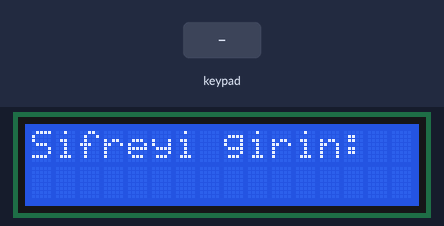
Recording of a sketch running on a simulated Arduino Uno, built with avr-gcc and run on an emulated ATmega328P. Shown: 16×2 character LCD. The inputs (shaded band) are chosen by the test bench. What the sketch prints to the serial monitor is not drawn.

Above: at 1.2 s.
1.3 s: keypad keys 1 2 3 4 * pressed 0.4 s apart
At 3.8 s:
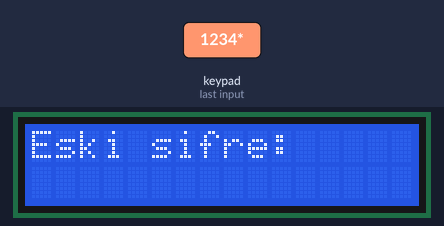
4.8 s: key 'A' pressed
At 5.1 s:
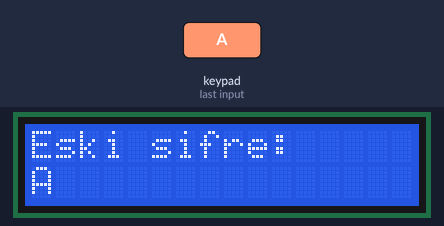
6.3 s: key 'B' pressed
At 7.4 s:
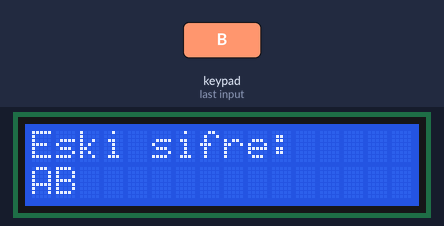
7.8 s: keypad keys 1 2 3 4 # pressed 0.4 s apart
At 10.4 s:
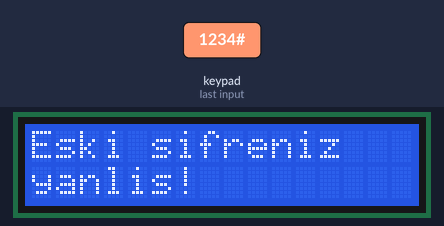
12.8 s: key '#' pressed
At 14.0 s:
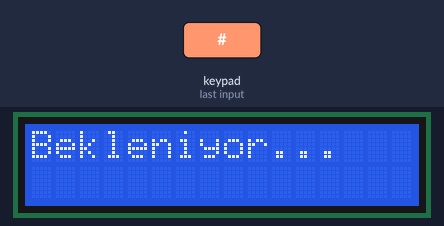
15.8 s: keypad keys 1 2 3 4 A pressed 0.4 s apart
At 18.9 s:
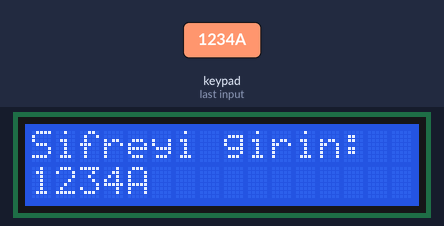
Timing chart, 0 to 20.3 s (numbered marks = the images above; inputs shaded):
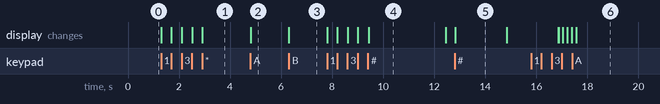

Measured:
- after the input at 1.3 s, the display: first changes at once (image 1 shows a later state)
- after the input at 4.8 s, the display: changes at once (image 2)
- after the input at 6.3 s, the display: changes at once (image 3)
- after the input at 7.8 s, the display: first changes at once (image 4 shows a later state)
- after the input at 12.8 s, the display: changes at once (image 5)
- after the input at 15.8 s, the display: first differs from a run without the input after 1.1 s (image 6 shows a later state)
- what the display in image 4 shows lasts 3.0 s, from 9.4 s to 12.4 s

The sketch:

LCD-sifre-sistemi.ino
```cpp
#include <Wire.h>
#include <LiquidCrystal_I2C.h>
#include <Keypad.h>

LiquidCrystal_I2C lcd(0x27 , 16 , 2);
const byte ROWS = 4;
const byte COLS = 4;
String sifre;
String dogru = "1234";
char hexaKeys[ROWS][COLS] =
{
  {'1','2','3','A'}
  ,
  {'4','5','6','B'}
  ,
  {'7','8','9','C'}
  ,
  {'*','0','#','D'}
};
byte rowPins[ROWS] = { 13, 12, 11, 10};
byte colPins[COLS] = { 9, 8, 7, 6};

Keypad customKeypad = Keypad( makeKeymap(hexaKeys), rowPins, colPins, ROWS, COLS);
void setup() {
  Serial.begin(9600);

  lcd.begin();
  lcd.setCursor(0,0);
  lcd.print("Sifreyi girin:");
  lcd.setCursor(0,1);
}

void loop() {
  char customKey = customKeypad.getKey();
  if(customKey)
  {
    if(customKey != '#'){
      if(customKey != '*'){
      lcd.print(customKey);
      sifre = sifre + customKey;
      }
      else{
        lcd.clear();
        lcd.print("Eski sifre:");
        lcd.setCursor(0,1);
        do{
          Serial.println(customKey);
        customKey = customKeypad.getKey();
        if(customKey)
        {
          lcd.print(customKey);
          if(customKey == '#'){
            if(sifre == dogru){
              lcd.clear();
              sifre = "";
              lcd.print("Yeni sifre:");
              lcd.setCursor(0,1);
              customKey = ' ';
              do{
              customKey = customKeypad.getKey();//get the key value
              if(customKey)
              {
                if(customKey != '#'){
                  sifre = sifre + customKey;
                  lcd.print(customKey);
                }
                else{
                  lcd.clear();
                  delay(1);
                  lcd.setCursor(2,0);
                  lcd.print("Yeni sifre");
                  lcd.setCursor(2,1);
                  lcd.print("kaydedildi");
                  dogru = sifre;
                  sifre = "";
                  delay(3000);
                  lcd.clear();
                  lcd.print("Sifreyi girin:");
                  lcd.setCursor(0,1);
                }
              }
              }while(customKey != '#');
            }
            else{
              lcd.clear();
              lcd.print("Eski sifreniz");
              lcd.setCursor(0,1);
              lcd.print("yanlis!");
              delay(3000);
              sifre = "";
              lcd.clear();
              lcd.print("Sifreyi girin:");
              lcd.setCursor(0,1);
            }
          }
          else{
            sifre = sifre + customKey;
          }
        }
        }while(customKey != '#');
        }
    }
    else{
      lcd.clear();
      lcd.print("Bekleniyor...");
      delay(2000);
      lcd.clear();
      if(sifre == dogru){
        lcd.print("Hosgeldiniz");
        delay(2000);
        lcd.clear();
        sifre = "";
        lcd.print("Sifreyi girin:");
        lcd.setCursor(0,1);
      }
      else{
        lcd.print("Yanlis Sifre!");
        delay(2000);
        lcd.clear();
        sifre = "";
        lcd.print("Sifreyi girin:");
        lcd.setCursor(0,1);
      }
    }
  }
}
```
